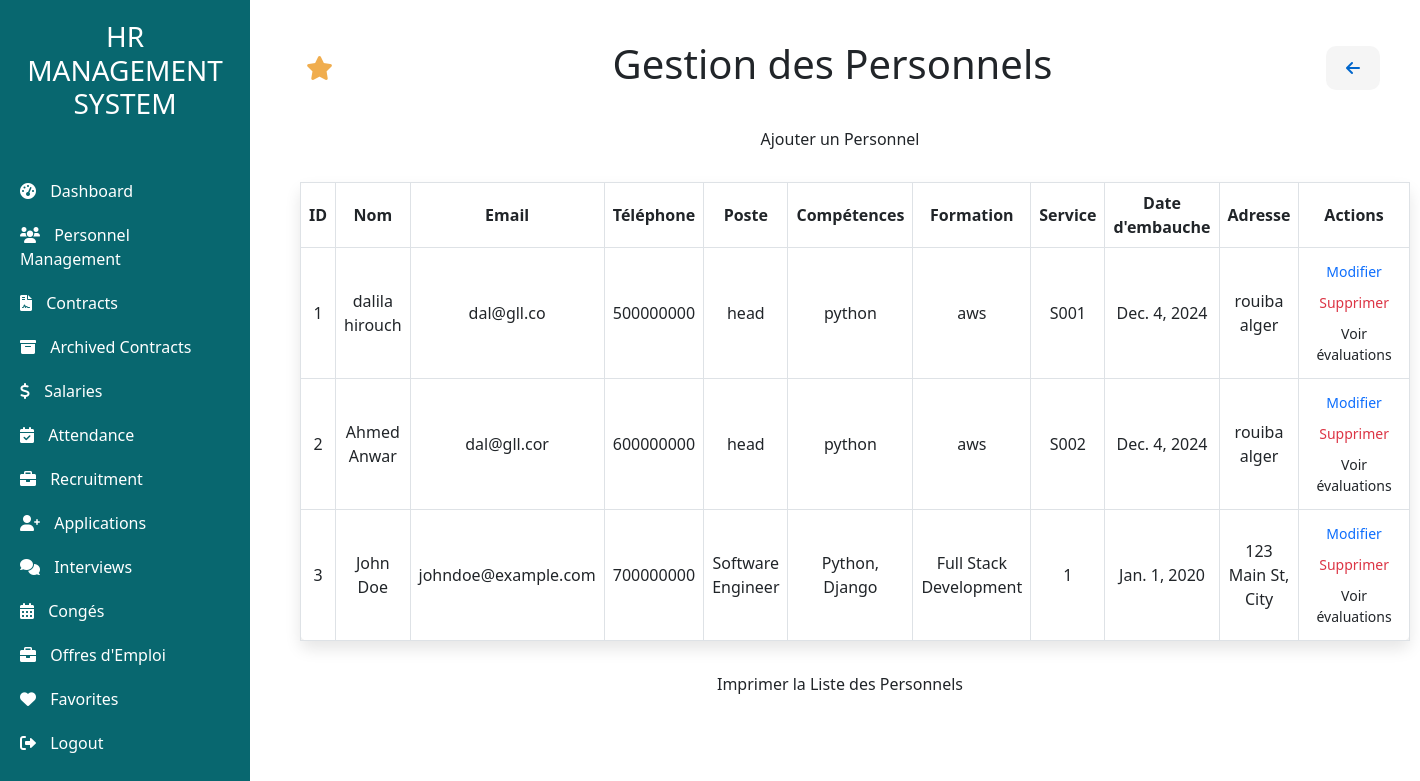
Page /personnels/ (signed in) on the committed database.
### app/models.py (models this page shows, shortened)
class Personnel(models.Model):
    name = models.CharField(max_length=50)
    Email = models.EmailField(max_length=254)
    phone_validator = RegexValidator(
        regex=r'^(05|06|07)\d{8}$',
        message="Phone number must be 10 digits long and start with 05, 06, or 07."
    )
    Phone = models.CharField(max_length=10, validators=[phone_validator])  # Apply the validator to the Phone field
    date_naissance = models.DateField(null=False)
    GENDER_CHOICES = [
        ('M', 'Male'),
        ('F', 'Female'),
    ]
    gender = models.CharField(max_length=1, choices=GENDER_CHOICES, verbose_name="Gender", default='M')
    Position = models.CharField(max_length=40)
    skills = models.CharField(max_length=254)
    training = models.CharField(max_length=254)
    IdService = models.ForeignKey(Service, on_delete=models.CASCADE)
    hireDate = models.DateField()
    Adresse = models.CharField(max_length=254)
    jours_annuels = models.IntegerField(default=30, verbose_name="Jours de Congé Annuel")  # Default to 30 days

class Service(models.Model):
    IdService = models.CharField(max_length=50, primary_key=True)
    nameservice = models.CharField(max_length=50)
    def __str__(self):
        return self.IdService

### app/views.py (the view)
# urls.py: path('personnels/', views.personnels, name='personnels'),  # Personnels view
@login_required
def personnels(request):
    query = request.GET.get('q', '')  # Get the query from the GET request, default to empty string if not provided
    if query:
        personnels = Personnel.objects.filter(name__icontains=query)  # Filter by name, can be expanded to other fields
    else:
        personnels = Personnel.objects.all()
    return render(request, 'employee/personnels.html', {'personnels': personnels, 'current_url': request.path.lstrip('/')})

### app/templates/employee/personnels.html (shortened to what this page needs)
<!DOCTYPE html>
<html lang="en">
<head>
    <link href="https://cdn.jsdelivr.net/npm/bootstrap@5.3.0/dist/css/bootstrap.min.css" rel="stylesheet">
</head>
<body>
    {% extends "base.html" %}
    {% block content %}
    <div class="main-content">
        <div class="d-flex justify-content-between align-items-center mb-4">
            <form method="post" action="{% url 'ajouter_favoris' current_url=current_url %}">
                <button type="submit" class="favorite-btn" title="Add to Favorites">
                    <i class="fas fa-star"></i>
                </button>
            </form>
            <h1>Gestion des Personnels</h1>
            <a href="javascript:history.back()" class="go-back-btn" title="Go Back">
                <i class="fas fa-arrow-left"></i>
            </a>
        </div>
        <div class="mb-4 text-center">
            <a href="{% url 'add_personnel' %}" class="btn btn-custom">Ajouter un Personnel</a>
        </div>
        <div id="printableArea">
            <table id="personnelTable" class="table table-bordered">
                <thead>
                    <tr>
                        <th>ID</th>
                        <th>Nom</th>
                        <th>Email</th>
                        <th>Téléphone</th>
                        <th>Poste</th>
                        <th>Compétences</th>
                        <th>Formation</th>
                        <th>Service</th>
                        <th>Date d'embauche</th>
                        <th>Adresse</th>
                        <th>Actions</th>
                    </tr>
                </thead>
                <tbody>
                    {% for employe in personnels %}
                    <tr>
                        <td>{{ employe.id }}</td>
                        <td>{{ employe.name }}</td>
                        <td>{{ employe.Email }}</td>
                        <td>{{ employe.Phone }}</td>
                        <td>{{ employe.Position }}</td>
                        <td>{{ employe.skills }}</td>
                        <td>{{ employe.training }}</td>
                        <td>{{ employe.IdService }}</td>
                        <td>{{ employe.hireDate }}</td>
                        <td>{{ employe.Adresse }}</td>
                        <td>
                            <a href="{% url 'update_personnel' employe.id %}" class="btn text-primary btn-sm">Modifier</a>
                            <a href="{% url 'delete_personnel' employe.id %}" class="btn text-danger btn-sm">Supprimer</a>
                            <a href="{% url 'evaluations' employe.id %}" class="btn btn-custom btn-sm">Voir évaluations</a>
                        </td>
                    </tr>
                    {% empty %}
                    <tr>
                        <td colspan="11" class="text-center">Aucun employé trouvé.</td>
                    </tr>
                    {% endfor %}
                </tbody>
            </table>
        </div>
        <div class="text-center mt-4">
            <button onclick="printTable()" class="btn btn-custom">Imprimer la Liste des Personnels</button>
        </div>
    </div>
    {% endblock %}

### app/templates/employee/personnels.html (style rules this page uses)
body { font-family: 'Roboto', sans-serif; background-color: #f4f6f9; color: #333; }
.main-content { padding: 20px; }
.btn-custom { background-color: #08676F; color: #fff; text-decoration: none; padding: 10px 15px; border-radius: 5px; transition: background-color 0.3s; }
.go-back-btn { background-color: #f5f5f5; color: #0066cc; border: none; padding: 10px 20px; font-size: 1rem; font-weight: bold; border-radius: 10px; transition: background-color 0.3s ease; }
.favorite-btn { background-color: transparent; border: none; color: #f0ad4e; font-size: 1.5rem; cursor: pointer; transition: color 0.3s ease; }
.table th, .table td { text-align: center; vertical-align: middle; }
.table { background-color: #fff; border-radius: 8px; box-shadow: 0 8px 16px rgba(0, 0, 0, 0.1); }

### rows in the picture
Personnel: id "1", name "dalila hirouch", Email "dal@gll.co", Phone "500000000", Position "head", skills "python", training "aws", IdService "S001", hireDate "Dec. 4, 2024", Adresse "rouiba alger"
Personnel: id "2", name "Ahmed Anwar", Email "dal@gll.cor", Phone "600000000", Position "head", skills "python", training "aws", IdService "S002", hireDate "Dec. 4, 2024", Adresse "rouiba alger"
Personnel: id "3", name "John Doe", Email "johndoe@example.com", Phone "700000000", Position "Software Engineer", skills "Python, Django", training "Full Stack Development", IdService "1", hireDate "Jan. 1, 2020", Adresse "123 Main St, City"
